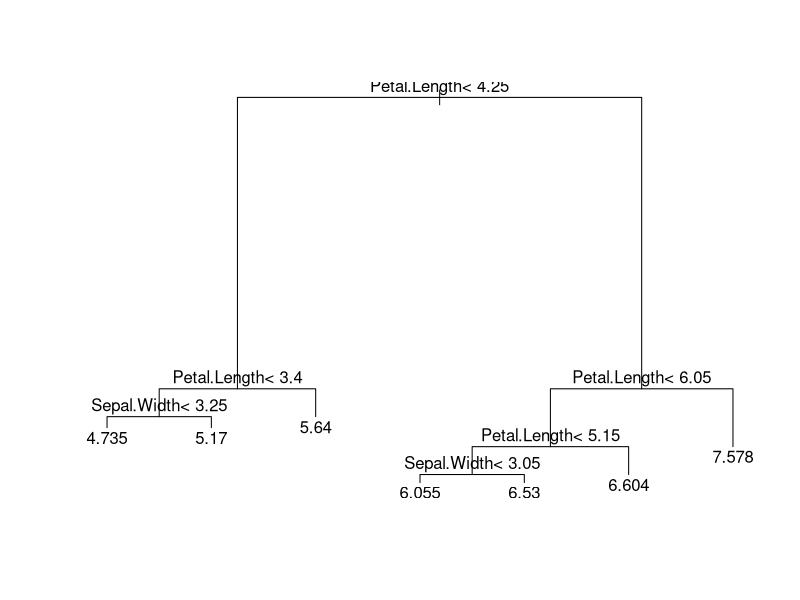

Write the R code that produced this figure.
## ---- chunk 1
#install.packages("rpart")
#install.packages("forecast")
library(rpart)
library(forecast)
## ---- chunk 2
iris
## ---- chunk 3
modelo = rpart(Sepal.Length ~ Sepal.Width + Petal.Length + Petal.Width + Species ,data=iris)
modelo
summary(modelo)
## ---- chunk 4
#Executar com Crtrl+ Shift + Enter
plot(modelo)
text(modelo)
## ---- chunk 5
predicao = predict(modelo, iris)
head(predicao)
## ---- chunk 6
comparacao = cbind(predicao,iris$Sepal.Length,predicao - iris$Sepal.Length )
head(comparacao)
## ---- chunk 7
accuracy(predicao,iris$Sepal.Length)
